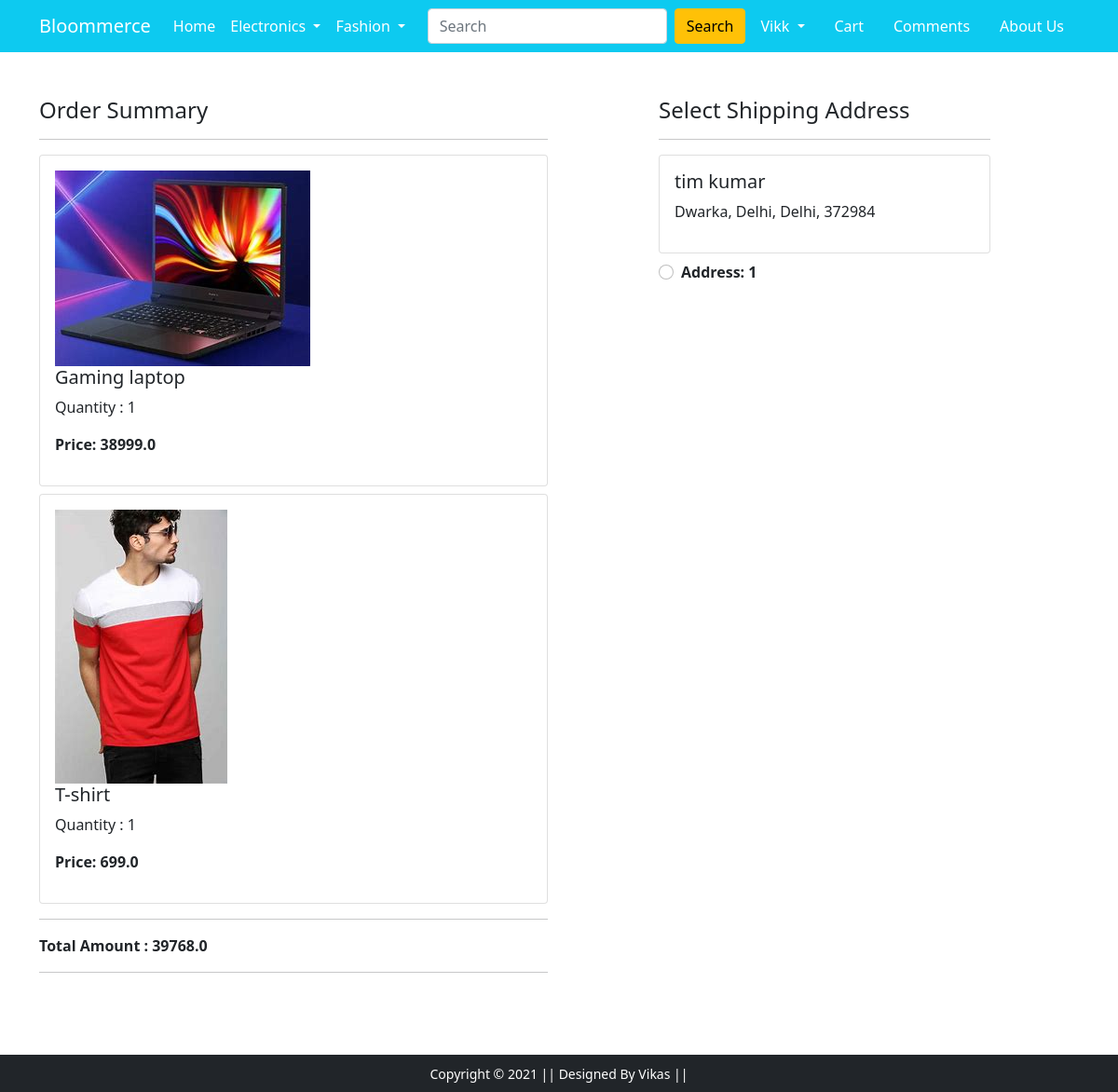
The page /checkout/ (signed in) on the database as committed earlier.
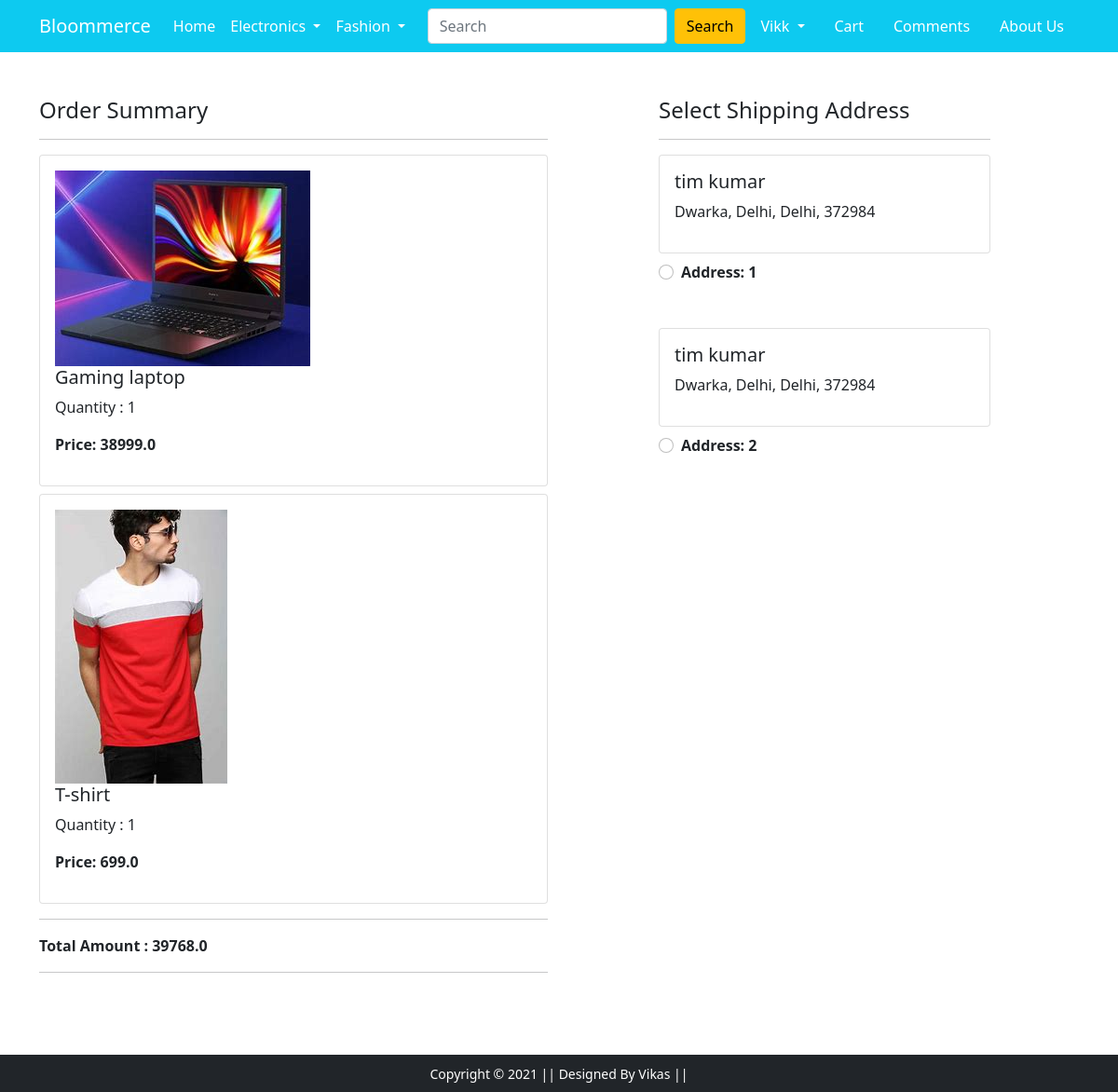
The same page on the database as committed later.
### app/models.py (models this page shows, shortened)
class Cart(models.Model):
    user = models.ForeignKey(User, on_delete=models.CASCADE)
    product = models.ForeignKey(Product, on_delete=models.CASCADE)
    quantity = models.PositiveIntegerField(default=1)

class Product(models.Model):
    title = models.CharField(max_length=100)
    price = models.FloatField()
    discount_price = models.FloatField()
    description = models.TextField()
    brand = models.CharField(max_length=100)
    category = models.CharField(choices=CATEGORY_CHOICES, max_length=30)
    product_image = models.ImageField(upload_to='productimg')

class Customer(models.Model):
    user = models.ForeignKey(User, on_delete=models.CASCADE)
    name = models.CharField(max_length=100)
    locality = models.CharField(max_length=100)
    city = models.CharField(max_length=40)
    zip_code = models.IntegerField()
    state = models.CharField(choices=STATE_CHOICES, max_length=50)

### app/views.py (the view)
# urls.py: path('checkout/', views.checkout, name='checkout'),
@login_required(login_url='/accounts/login')
def checkout(request):
    user = request.user
    add = Customer.objects.filter(user=user)
    items = Cart.objects.filter(user=user)
    amount = 0.0
    shiping = 70.0
    cart_product = [p for p in Cart.objects.all() if p.user == user]
    if cart_product:
        for p in cart_product:
            tempamount = p.quantity * p.product.price
            amount += tempamount
            totalamount = shiping + amount
        return render(request, 'app/checkout.html', {'add':add, 'items':items, 'totalamount':totalamount})
    return render(request, 'app/checkout.html')

### app/templates/app/checkout.html (shortened to what this page needs)
{% extends 'app/base.html' %}
{% load static %}
{% block main-content %}
<div class="container">
  <div class="row mt-5">
    <div class="col-sm-6">
      <h4>Order Summary</h4>
      <hr>
      {% for item in items %}
      <div class="card mb-2">
        <div class="card-body">
          <img src="{{ item.product.product_image.url }}" alt="">
          <h5>{{item.product.title}}</h5>
          <p>Quantity : {{item.quantity}}</p>
          <p class="fw-bold">Price: {{item.product.price}}</p>
        </div>
      </div>
      {% endfor %}
      <hr>
        <div>
          <span class="text-center"><b>Total Amount : {{totalamount}}</b></span>
        </div>
        <hr>
        <br>
    </div>
    <div class="col-sm-4 offset-sm-1">
      <h4>Select Shipping Address</h4>
      <hr>
      <form action="/paymentdone/" id="myform">
        {% for ad in add %}
        <div class="card">
          <div class="card-body">
            <h5>{{ ad.name }}</h5>
            <p>{{ ad.locality }}, {{ ad.city }}, {{ ad.state }}, {{ ad.zip_code }}</p>
          </div>
        </div>
        <div class="form-check mt-2 mb-5">
          <input class="form-check-input" type="radio" name="custid" id="custid {{ forloop.counter }}" value="{{ad.id}}">
          <label class="form-check-label fw-bold" for="">
            Address: {{forloop.counter}} </label>
        </div>
        {% endfor %}
      </form>
    </div>
  </div>
</div>
{% endblock main-content %}

Rows that differ between the two databases and show on the page:
added Customer: name "tim kumar", locality "Dwarka", city "Delhi", state "Delhi", zip_code "372984"
